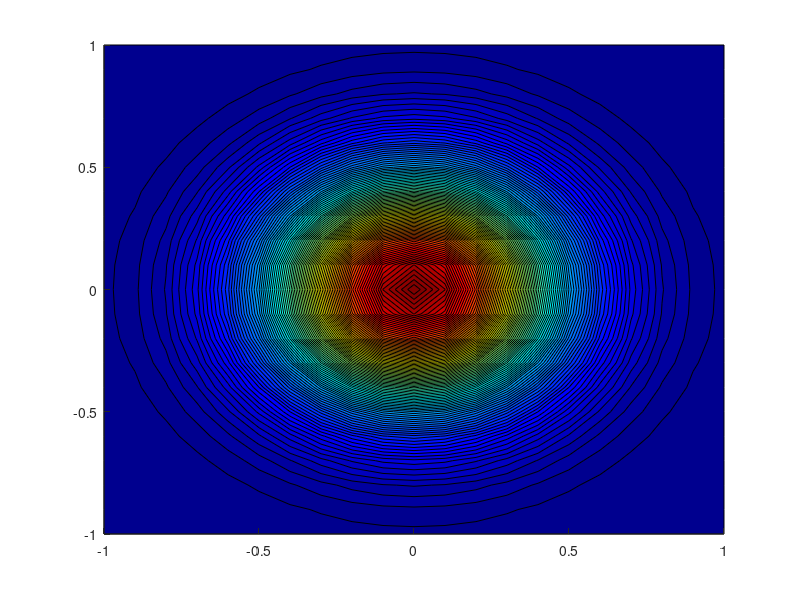

This figure's MATLAB source: (Note: this script raises an error after producing the figure.)
close all; clear;
N = 2; % number of components
ns = 10; % number of samples

x = linspace(0,1,ns).';
a1 = 0.5; a2 = 0.8;
y = a2*x+a1;
e = normrnd(0,0.02,size(x));
t = y + e;


alpha = 10;

n=1;
P = [];

SigmaNi = (alpha^(-1))*eye(N);
muN = zeros([N,1]);

int = -1:.1:1;

[W1,W2] = meshgrid(int);
F = mvnpdf([W1(:) W2(:)],muN.',SigmaNi);
F = reshape(F,length(int),length(int));
colormap(jet);
contourf(int,int,F,100,'edgecolor','none'); hold on;
axis('square')
xlabel('w_1'); ylabel('w_2');

w = mvnrnd(muN.',SigmaNi,ns);
plot(w(:,1),w(:,2),'+'); hold on; axis square;

plot(a1,a2,'ro'); axis('square','equal'); hold off;

xx = linspace(0,1,100);
yt = w(:,2)*xx + w(:,1);

% subplot(N,2,2);
figure
plot(xx,yt); axis('square');

% for n = 2:N
% keyboard

P = zeros([1,N]);

for m = 1:2
%m = 1;
    pause; close all;
    phi = @(x,i) (x^i); % "kernel" function

    for n = 1:N
        P(n) = phi(x(m),n);
    end

    Wml = pinv(P)*t(m);
    beta = (sum(((P*Wml)-t(m))^2))^(-1);

    SigmaNi = SigmaNi + beta*(P.'*P);
    muN = SigmaNi*(SigmaNi*muN + beta*P.'*t(m));

    w = mvnrnd(muN,SigmaNi,ns);

    [W1,W2] = meshgrid(min(w,[],'all')*1.05:0.01:max(w,[],'all')*1.05);

    F = mvnpdf([W1(:) W2(:)],muN.',inv(SigmaNi));
    F = reshape(F,length(W1),length(W2));

    colormap(jet);

    figure();
    contourf(W1,W2,F,100,'edgecolor','none'); hold on;
    plot(w(:,1),w(:,2),'+'); hold on;
    plot(a1,a2,'ro'); axis('square','equal'); hold off;

    xx = linspace(0,1,100);
    yt = w(:,2)*xx + w(:,1);

    figure();
    plot(xx,yt); axis('square');
    
end
       